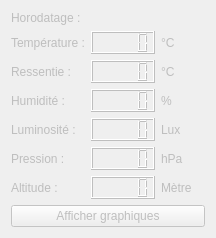
       <widget class="QWidget" name="Donnees">
        <property name="enabled">
         <bool>false</bool>
        </property>
        <attribute name="title">
         <string>Données</string>
        </attribute>
        <layout class="QVBoxLayout" name="verticalLayout_6">
         <item>
          <layout class="QHBoxLayout" name="horizontalLayout_2">
           <item>
            <layout class="QGridLayout" name="gridLayout" columnstretch="0,0,0">
             <property name="horizontalSpacing">
              <number>6</number>
             </property>
             <item row="2" column="1">
              <widget class="QLCDNumber" name="lcdNumberRessentie"/>
             </item>
             <item row="2" column="0">
              <widget class="QLabel" name="labelRessentie">
               <property name="text">
                <string>Ressentie :</string>
               </property>
              </widget>
             </item>
             <item row="2" column="2">
              <widget class="QLabel" name="labelUniteRessenti">
               <property name="text">
                <string>°C</string>
               </property>
              </widget>
             </item>
             <item row="4" column="1">
              <widget class="QLCDNumber" name="lcdNumberLuminosite"/>
             </item>
             <item row="5" column="0">
              <widget class="QLabel" name="labelPression">
               <property name="text">
                <string>Pression :</string>
               </property>
              </widget>
             </item>
             <item row="1" column="1">
              <widget class="QLCDNumber" name="lcdNumberTemperature"/>
             </item>
             <item row="4" column="0">
              <widget class="QLabel" name="labelLuminositer">
               <property name="text">
                <string>Luminosité :</string>
               </property>
              </widget>
             </item>
             <item row="1" column="0">
              <widget class="QLabel" name="labelTemperature">
               <property name="text">
                <string>Température :</string>
               </property>
              </widget>
             </item>
             <item row="3" column="0">
              <widget class="QLabel" name="labelHumiditer">
               <property name="text">
                <string>Humidité :</string>
               </property>
              </widget>
             </item>
             <item row="3" column="1">
              <widget class="QLCDNumber" name="lcdNumberHumidite"/>
             </item>
             <item row="1" column="2">
              <widget class="QLabel" name="labelUniteTemperature">
               <property name="text">
                <string>°C</string>
               </property>
              </widget>
             </item>
             <item row="5" column="1">
              <widget class="QLCDNumber" name="lcdNumberPression"/>
             </item>
             <item row="5" column="2">
              <widget class="QLabel" name="labelUnitePression">
               <property name="text">
                <string>hPa</string>
               </property>
              </widget>
             </item>
             <item row="3" column="2">
              <widget class="QLabel" name="labelUniteHumidite">
               <property name="text">
                <string>%</string>
               </property>
              </widget>
             </item>
             <item row="6" column="1">
              <widget class="QLCDNumber" name="lcdNumberAltitude"/>
             </item>
             <item row="4" column="2">
              <widget class="QLabel" name="labelUniteLuminosite">
               <property name="text">
                <string>Lux</string>
               </property>
              </widget>
             </item>
             <item row="6" column="0">
              <widget class="QLabel" name="labelAltitude">
               <property name="text">
                <string>Altitude :</string>
               </property>
              </widget>
             </item>
             <item row="6" column="2">
              <widget class="QLabel" name="labelUniteAltitude">
               <property name="text">
                <string>Mètre</string>
               </property>
              </widget>
             </item>
             <item row="0" column="1" colspan="2">
              <widget class="QLabel" name="horodatage">
               <property name="text">
                <string/>
               </property>
              </widget>
             </item>
             <item row="0" column="0">
              <widget class="QLabel" name="labelHorodatage">
               <property name="text">
                <string>Horodatage :</string>
               </property>
              </widget>
             </item>
            </layout>
           </item>
           <item>
            <widget class="QLabel" name="ImageEtatLed">
             <property name="text">
              <string/>
             </property>
            </widget>
           </item>
          </layout>
         </item>
         <item>
          <widget class="QPushButton" name="pushButtonGraphique">
           <property name="text">
            <string>Afficher graphiques</string>
           </property>
          </widget>
         </item>
        </layout>
       </widget>
